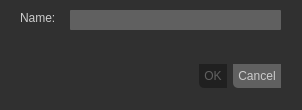
<?xml version="1.0" encoding="UTF-8"?>
<ui version="4.0">
 <class>AddNodeDialog</class>
 <widget class="QDialog" name="AddNodeDialog">
  <property name="windowModality">
   <enum>Qt::ApplicationModal</enum>
  </property>
  <property name="geometry">
   <rect>
    <x>0</x>
    <y>0</y>
    <width>302</width>
    <height>110</height>
   </rect>
  </property>
  <property name="windowTitle">
   <string>Add Scene Node</string>
  </property>
  <property name="styleSheet">
   <string notr="true">QWidget#centralWidget
{
	background-color: #303030;
}

QDialog
{
	background-color: #303030;
}

QSplitter
{
	background-color: #303030;
}

QMenuBar
{
	background-color: #303030;
	color: #CCCCCC;
}

QMenu
{
	background-color: #303030;
	color: #CCCCCC;
}

QStatusBar
{
	background-color: #303030;
}

QStatusBar::item
{
	color: #CCCCCC;
	border-radius: 1px;
}

QToolBar
{
	background-color: #505050;
}

QMenuBar::item
{
	background-color: #303030;
}

QMenuBar::item::selected
{
	background-color: #909090;
}

QMenu::item::selected
{
	background-color: #909090;
}

QPushButton
{
	color: #CCCCCC;
	background-color: #606060;
	border-bottom-left-radius: 5px;
	padding: 5px;
}

QPushButton:hover
{
	background-color: #707070;
}

QPushButton:disabled
{
	color: #606060;
	background-color: #202020;
}

QFrame#frame
{
	background-color: #303030;
	border-bottom-left-radius: 5px;
}

QFrame#frame_2
{
	background-color: #303030;
	border-bottom-left-radius: 5px;
}

QFrame#frame_3
{
	background-color: #303030;
	border-bottom-left-radius: 5px;
}

QLabel
{
	color: #CCCCCC;
}

QListWidget
{
	background-color: #606060;
	color: #CCCCCC;
	border-radius: 1px;
}

QListWidget::item:selected
{
	background-color: #808080;
	color: #CCCCCC;
	border-radius: 1px;
}

QTreeWidget
{
	background-color: #606060;
	color: #CCCCCC;
	border-radius: 1px;
}

QLineEdit
{
	background-color: #606060;
	color: #CCCCCC;
	border-radius: 1px;
}

QGroupBox
{
	color: #CCCCCC;
}

QComboBox
{
  background-color: #606060;
  border-radius: 2px;

  selection-color: #AAAAAA;
  selection-background-color: #606060;
  show-decoration-selected: 0;
}

QComboBox:on
{
  padding-top: -10px;
  padding-left: 2px;
}

QComboBox::drop-down
{
   subcontrol-origin: padding;
   subcontrol-position: top right;
   width: 7px;

   border-left-width: 0px;
   border-left-color: #000000;
   border-left-style: solid;
   border-top-right-radius: 3px;
   border-bottom-right-radius: 3px;
}</string>
  </property>
  <property name="modal">
   <bool>true</bool>
  </property>
  <widget class="QWidget" name="layoutWidget">
   <property name="geometry">
    <rect>
     <x>20</x>
     <y>60</y>
     <width>261</width>
     <height>33</height>
    </rect>
   </property>
   <layout class="QHBoxLayout">
    <property name="spacing">
     <number>6</number>
    </property>
    <property name="leftMargin">
     <number>0</number>
    </property>
    <property name="topMargin">
     <number>0</number>
    </property>
    <property name="rightMargin">
     <number>0</number>
    </property>
    <property name="bottomMargin">
     <number>0</number>
    </property>
    <item>
     <spacer>
      <property name="orientation">
       <enum>Qt::Horizontal</enum>
      </property>
      <property name="sizeHint" stdset="0">
       <size>
        <width>131</width>
        <height>31</height>
       </size>
      </property>
     </spacer>
    </item>
    <item>
     <widget class="QPushButton" name="okButton">
      <property name="enabled">
       <bool>false</bool>
      </property>
      <property name="text">
       <string>OK</string>
      </property>
     </widget>
    </item>
    <item>
     <widget class="QPushButton" name="cancelButton">
      <property name="text">
       <string>Cancel</string>
      </property>
     </widget>
    </item>
   </layout>
  </widget>
  <widget class="QLabel" name="label">
   <property name="geometry">
    <rect>
     <x>20</x>
     <y>10</y>
     <width>46</width>
     <height>16</height>
    </rect>
   </property>
   <property name="text">
    <string>Name:</string>
   </property>
  </widget>
  <widget class="QLineEdit" name="nodeName">
   <property name="geometry">
    <rect>
     <x>70</x>
     <y>10</y>
     <width>211</width>
     <height>20</height>
    </rect>
   </property>
  </widget>
 </widget>
 <resources/>
 <connections>
  <connection>
   <sender>okButton</sender>
   <signal>clicked()</signal>
   <receiver>AddNodeDialog</receiver>
   <slot>accept()</slot>
   <hints>
    <hint type="sourcelabel">
     <x>278</x>
     <y>253</y>
    </hint>
    <hint type="destinationlabel">
     <x>96</x>
     <y>254</y>
    </hint>
   </hints>
  </connection>
  <connection>
   <sender>cancelButton</sender>
   <signal>clicked()</signal>
   <receiver>AddNodeDialog</receiver>
   <slot>reject()</slot>
   <hints>
    <hint type="sourcelabel">
     <x>369</x>
     <y>253</y>
    </hint>
    <hint type="destinationlabel">
     <x>179</x>
     <y>282</y>
    </hint>
   </hints>
  </connection>
 </connections>
</ui>
